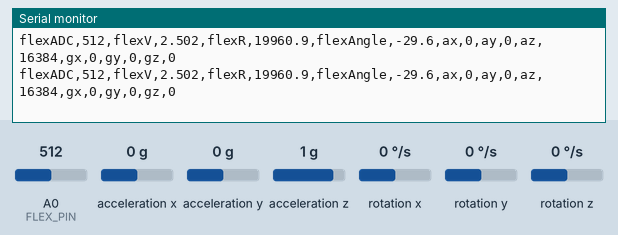
Bench run of a sketch on a simulated Arduino Uno, built with avr-gcc and run on an emulated ATmega328P. Shown: the last lines printed to the serial monitor. The inputs (shaded band) are chosen by the test bench; at power-on: A0 (FLEX_PIN) = 512, acceleration x 0 g, acceleration y 0 g, acceleration z 1 g, rotation x 0 °/s, rotation y 0 °/s, rotation z 0 °/s.

Above: at 1.2 s.
1.3 s: A0 (FLEX_PIN) set to 961
At 2.1 s:
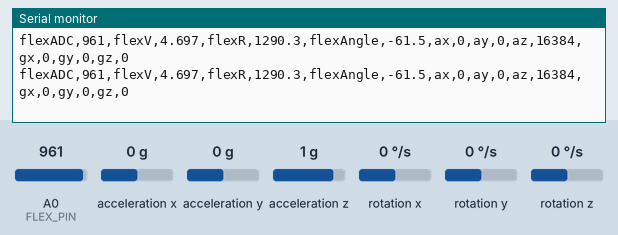
2.8 s: A0 (FLEX_PIN) set to 985
At 3.5 s:
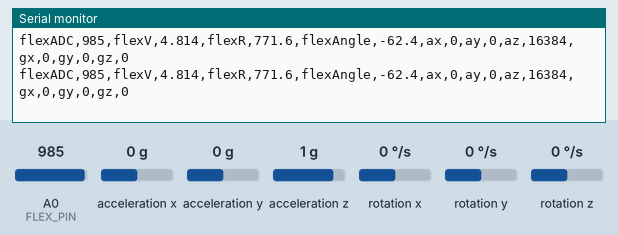
4.3 s: A0 (FLEX_PIN) set to 700
At 5.0 s:
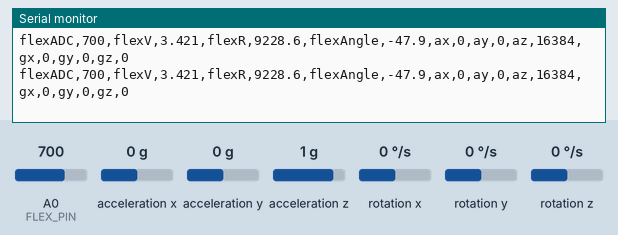
5.8 s: A0 (FLEX_PIN) set to 664
At 6.4 s:
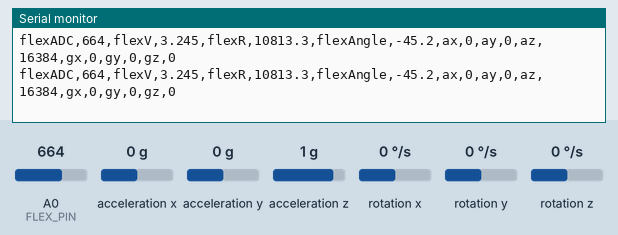
Timing chart, 0 to 8.8 s (numbered marks = the images above; inputs shaded):
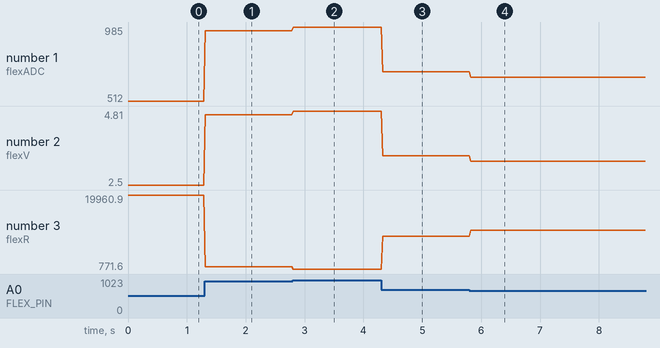

The sketch:

20250716mpu6050Flex.ino
```cpp
#include <Wire.h>
#include <MPU6050.h>

#define FLEX_PIN A0

// Flex传感器参数（可根据实际调整）
const float VCC = 5.0; // 供电电压
const float R_DIV = 20000.0; // 分压电阻20KΩ
const float STRAIGHT_RESISTANCE = 37300.0; // 平直时电阻
const float BEND_RESISTANCE = 90000.0; // 90度弯曲时电阻

MPU6050 mpu;

void setup() {
  Serial.begin(115200);
  Wire.begin();
  mpu.initialize();
  if (!mpu.testConnection()) {
    Serial.println("MPU6050 connection failed!");
    while (1);
  }
  pinMode(FLEX_PIN, INPUT);
  Serial.println("Setup complete.");
}

void loop() {
  // 1. 读取Flex传感器
  int flexADC = analogRead(FLEX_PIN);
  float flexV = flexADC * VCC / 1023.0;
  float flexR = R_DIV * (VCC / flexV - 1.0);
  float flexAngle = map(flexR, STRAIGHT_RESISTANCE, BEND_RESISTANCE, 0, 90);

  // 2. 读取MPU6050数据
  int16_t ax, ay, az, gx, gy, gz;
  mpu.getMotion6(&ax, &ay, &az, &gx, &gy, &gz);

  // 3. 串口输出（CSV格式，方便后续训练用）
  Serial.print("flexADC,"); Serial.print(flexADC);
  Serial.print(",flexV,"); Serial.print(flexV, 3);
  Serial.print(",flexR,"); Serial.print(flexR, 1);
  Serial.print(",flexAngle,"); Serial.print(flexAngle, 1);
  Serial.print(",ax,"); Serial.print(ax);
  Serial.print(",ay,"); Serial.print(ay);
  Serial.print(",az,"); Serial.print(az);
  Serial.print(",gx,"); Serial.print(gx);
  Serial.print(",gy,"); Serial.print(gy);
  Serial.print(",gz,"); Serial.println(gz);

  delay(20); // 50Hz采样
}

// Arduino的map函数只支持整数，这里自定义一个float版本
float map(float x, float in_min, float in_max, float out_min, float out_max) {
  return (x - in_min) * (out_max - out_min) / (in_max - in_min) + out_min;
}
```

Measured:
- after the input at 1.3 s, the serial monitor: prints a new line at once (image 1)
- after the input at 2.8 s, the serial monitor: prints a new line at once (image 2)
- after the input at 4.3 s, the serial monitor: prints a new line at once (image 3)
- after the input at 5.8 s, the serial monitor: prints a new line at once (image 4)
- plotted number 1: 512 → 961 after the input at 1.3 s, 961 → 985 after the input at 2.8 s, 985 → 700 after the input at 4.3 s, 700 → 664 after the input at 5.8 s
- plotted number 2: 2.5 → 4.7 after the input at 1.3 s, 4.7 → 4.81 after the input at 2.8 s, 4.81 → 3.42 after the input at 4.3 s, 3.42 → 3.25 after the input at 5.8 s
- plotted number 3: 19960.9 → 1290.3 after the input at 1.3 s, 1290.3 → 771.6 after the input at 2.8 s, 771.6 → 9228.6 after the input at 4.3 s, 9228.6 → 10813.3 after the input at 5.8 s
